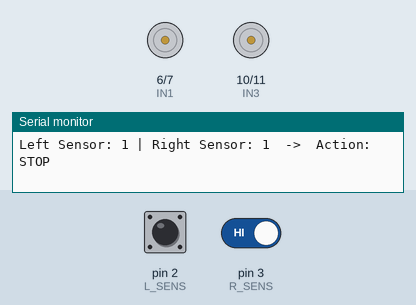
Recording of a sketch running on a simulated Arduino Uno, built with avr-gcc and run on an emulated ATmega328P. Shown: motor-driver pin pairs drawn as motors (green arrow = first pin HIGH = forward, orange = second pin HIGH = backward, longer = more drive, scaled by the enable pin), the last lines printed to the serial monitor. The test bench sets the inputs (shaded band); at power-on: pin 2 (L_SENS) HIGH, pin 3 (R_SENS) HIGH.

Above: at 4.2 s.
4.3 s: pin 2 (L_SENS) driven LOW
At 5.3 s:
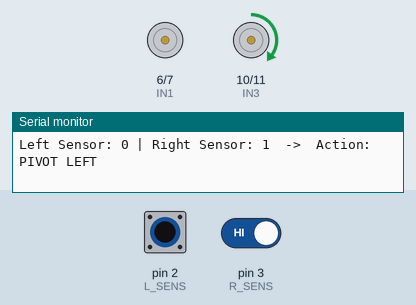
5.8 s: pin 3 (R_SENS) driven LOW
At 6.7 s:
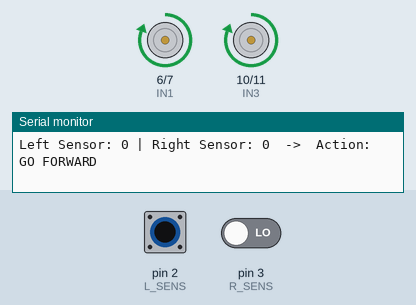
7.3 s: pin 2 (L_SENS) driven HIGH
At 8.2 s:
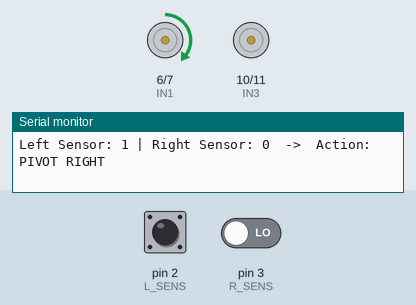
8.8 s: pin 2 (L_SENS) driven LOW
At 9.3 s:
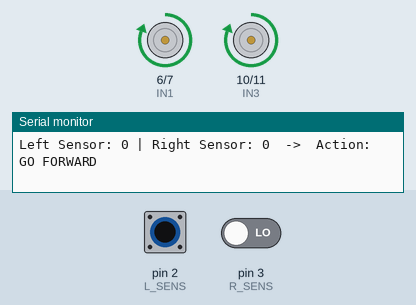
10.4 s: pin 2 (L_SENS) pulsed HIGH 5 times (0.12 s each, 0.3 s apart)
At 10.7 s:
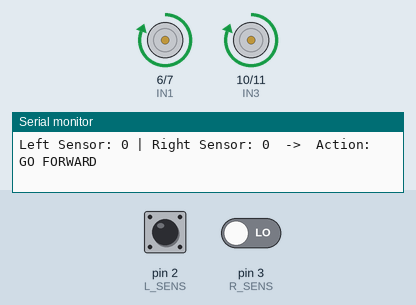
14.9 s: pin 2 (L_SENS) driven HIGH and pin 3 (R_SENS) driven HIGH
At 15.2 s:
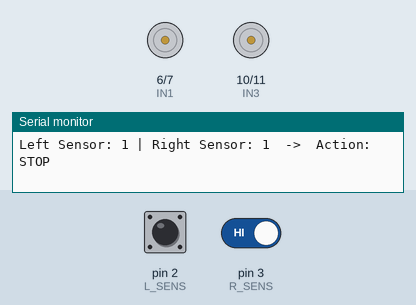
Timing chart, 0 to 17.9 s (numbered marks = the images above; inputs shaded):
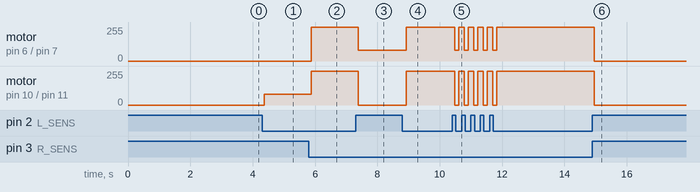

The sketch:

ss4.ino
```cpp
const int L_SENS = 2;
const int R_SENS = 3;

const int ENA = 5;
const int IN1 = 6;
const int IN2 = 7;


const int ENB = 9;
const int IN3 = 10;
const int IN4 = 11;


int MAX_SPEED = 100;


void setup() {

  Serial.begin(9600);


  pinMode(ENA, OUTPUT);
  pinMode(IN1, OUTPUT);
  pinMode(IN2, OUTPUT);
  pinMode(ENB, OUTPUT);
  pinMode(IN3, OUTPUT);
  pinMode(IN4, OUTPUT);


  pinMode(L_SENS, INPUT);
  pinMode(R_SENS, INPUT);


  Serial.println("Line Follower Initialized.");
  Serial.println("Place the robot on the line. Starting in 3 seconds...");
  delay(3000);
  Serial.println("GO!");
}

void loop() {

  int left_state = digitalRead(L_SENS);
  int right_state = digitalRead(R_SENS);


  Serial.print("Left Sensor: ");
  Serial.print(left_state);
  Serial.print(" | Right Sensor: ");
  Serial.print(right_state);


  if (left_state == LOW && right_state == LOW) {
    Serial.println("  ->  Action: GO FORWARD");
    goForward();
  }

  else if (left_state == LOW && right_state == HIGH) {
    Serial.println("  ->  Action: PIVOT LEFT");
    turnLeft();
  }


  else if (left_state == HIGH && right_state == LOW) {
    Serial.println("  ->  Action: PIVOT RIGHT");
    turnRight();
  }


  else {
    Serial.println("  ->  Action: STOP");
    stopMotors();
  }
}


void goForward() {

  digitalWrite(IN1, HIGH);
  digitalWrite(IN2, LOW);
  analogWrite(ENA, 255);


  digitalWrite(IN3, HIGH);
  digitalWrite(IN4, LOW);
  analogWrite(ENB, 255);
}

void turnLeft() {

  digitalWrite(IN1, LOW);
  digitalWrite(IN2, LOW);
  analogWrite(ENA, 0);


  digitalWrite(IN3, HIGH);
  digitalWrite(IN4, LOW);
  analogWrite(ENB, 80);
}

void turnRight() {

  digitalWrite(IN1, HIGH);
  digitalWrite(IN2, LOW);
  analogWrite(ENA, 80);


  digitalWrite(IN3, LOW);
  digitalWrite(IN4, LOW);
  analogWrite(ENB, 0);
}

void stopMotors() {

  digitalWrite(IN1, LOW);
  digitalWrite(IN2, LOW);
  analogWrite(ENA, 0);

  digitalWrite(IN3, LOW);
  digitalWrite(IN4, LOW);
  analogWrite(ENB, 0);
}
```

Measured:
- after the input at 4.3 s, motor on pin 10 (IN3) / pin 11 (IN4): stopped → forward 80/255 after 0.07 s
- after the input at 5.8 s, motor on pin 6 (IN1) / pin 7 (IN2): stopped → forward 255/255 after 0.08 s; motor on pin 10 (IN3) / pin 11 (IN4): forward 80/255 → forward 255/255 after 0.08 s
- after the input at 7.3 s, motor on pin 6 (IN1) / pin 7 (IN2): forward 255/255 → forward 80/255 after 0.09 s; motor on pin 10 (IN3) / pin 11 (IN4): forward 255/255 → stopped after 0.09 s
- after the input at 8.8 s, motor on pin 6 (IN1) / pin 7 (IN2): forward 80/255 → forward 255/255 after 0.12 s; motor on pin 10 (IN3) / pin 11 (IN4): stopped → forward 255/255 after 0.12 s
- after the input at 14.9 s, motor on pin 6 (IN1) / pin 7 (IN2), motor on pin 10 (IN3) / pin 11 (IN4): forward 255/255 → stopped after 0.06 s
